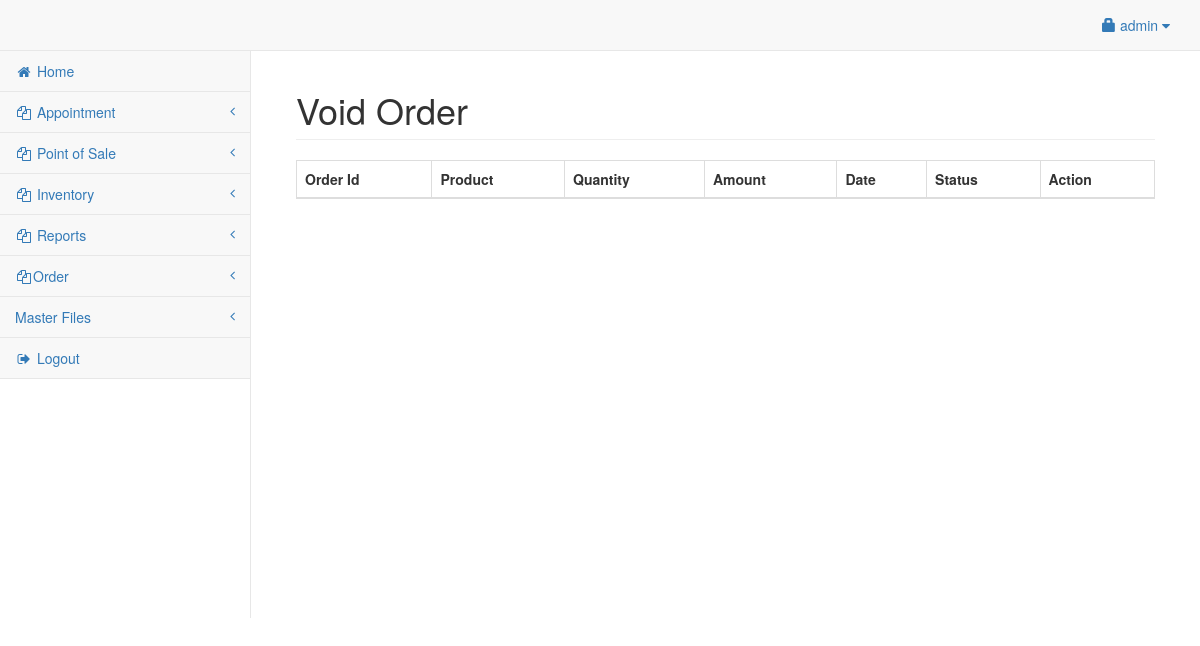
Page /admin/void.php (signed in) on the earlier database version.
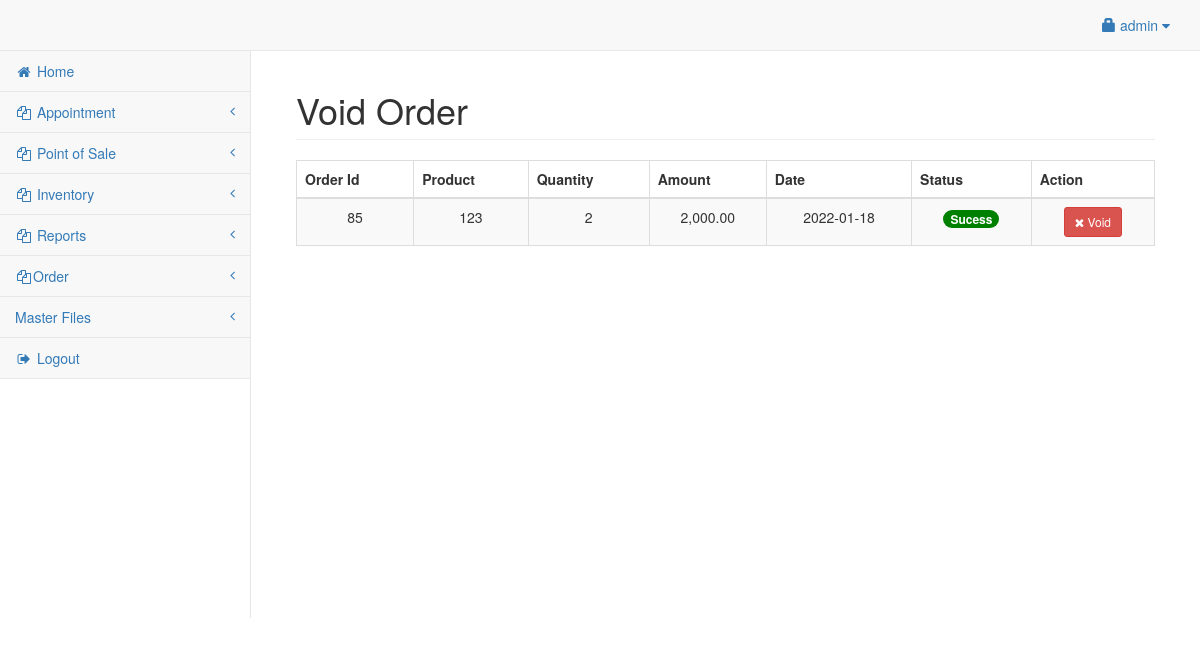
Same page on the later database version.
### tables this page shows
CREATE TABLE `cart_final` (
  `id` int(11) NOT NULL,
  `cart_id` int(11) NOT NULL,
  `productid` int(11) NOT NULL,
  `quantity` int(11) NOT NULL,
  `amount` float NOT NULL,
  `date` date NOT NULL,
  `status` varchar(10) NOT NULL
);

CREATE TABLE `product` (
  `productid` int(11) NOT NULL,
  `categoryid` int(11) NOT NULL,
  `barcode_id` varchar(25) NOT NULL,
  `product_name` varchar(150) NOT NULL,
  `product_price` double NOT NULL,
  `price` int(10) NOT NULL,
  `product_qty` double NOT NULL,
  `photo` varchar(200) NOT NULL,
  `supplierid` int(11) NOT NULL,
  `date` date NOT NULL,
  `about` varchar(250) NOT NULL,
  `damage_qty` double NOT NULL
);

### admin/void.php (the view, shortened to what this page needs)
<?php include('header.php'); ?>
<body>
<div id="wrapper">
<?php include('navbar.php'); ?>
<div style="height:50px;"></div>
<div id="page-wrapper">
<div class="container-fluid">
	<div class="row">
        <div class="col-lg-12">
            <h1 class="page-header">Void Order
			</h1>
        </div>
    </div>
    <div class="row">
        <div class="col-lg-12">
            <table width="100%" class="table table-striped table-bordered table-hover" id="cusTable">
                <thead>
                    <tr>
                        <th>Order Id</th>
                        <th>Product</th>
						<th>Quantity</th>
                        <th>Amount</th>
						<th>Date</th>
                        <th>Status</th>
                        <th>Action</th>
                    </tr>
                </thead>
                <tbody>
				<?php
					$cq=mysqli_query($conn,"SELECT a.*, b.* from cart_final a JOIN product b
                    ON a.productid = b.productid Order By a.cart_id asc");
					while($cqrow=mysqli_fetch_array($cq)){
						$pid=$cqrow['id']
					?>
					<tr>
							<td><center><?php echo $cqrow['cart_id']; ?></center></td>
							<td><center><?php echo $cqrow['product_name']; ?></center></td>
							<td><center><?php echo $cqrow['quantity']; ?></center></td>
                            <td><center><?php echo number_format($cqrow['amount'], 2);  ?></center></td>
							<td><center><?php echo $cqrow['date']; ?></center></td>
                            <td><center> <?php if( $cqrow['status'] == 'Sucess'){ ?>
                            <span class='badge badge-pill' style='background:green'><?php echo $cqrow['status']; ?></span></center></td>
                         <?php   }
                         else{ ?>
                            <span class='badge badge-pill' style='background:red'><?php echo $cqrow['status']; ?></span></center></td>
                    <?php     }?>
							<td><center>
                                <?php
                               if($cqrow['status'] <> 'Voided'){
                                   ?>  <button class="btn btn-danger btn-sm" data-toggle="modal" data-target="#void_<?php echo $pid; ?>"><i class="fa fa-remove"></i> Void</button>
                            	<?php   }  include('remove_modal_void.php'); ?>
                                </center></td>
                               </tr>
					<?php
					}
				?>
                </tbody>
            </table>
        </div>
    </div>
</div>
</div>
</div>
</body>
</html>

Differences in the rows shown:
added cart_final: cart "85", productid.product_name "123", quantity "2", amount "2,000.00", productid.date "2022-01-18", status "Sucess"
